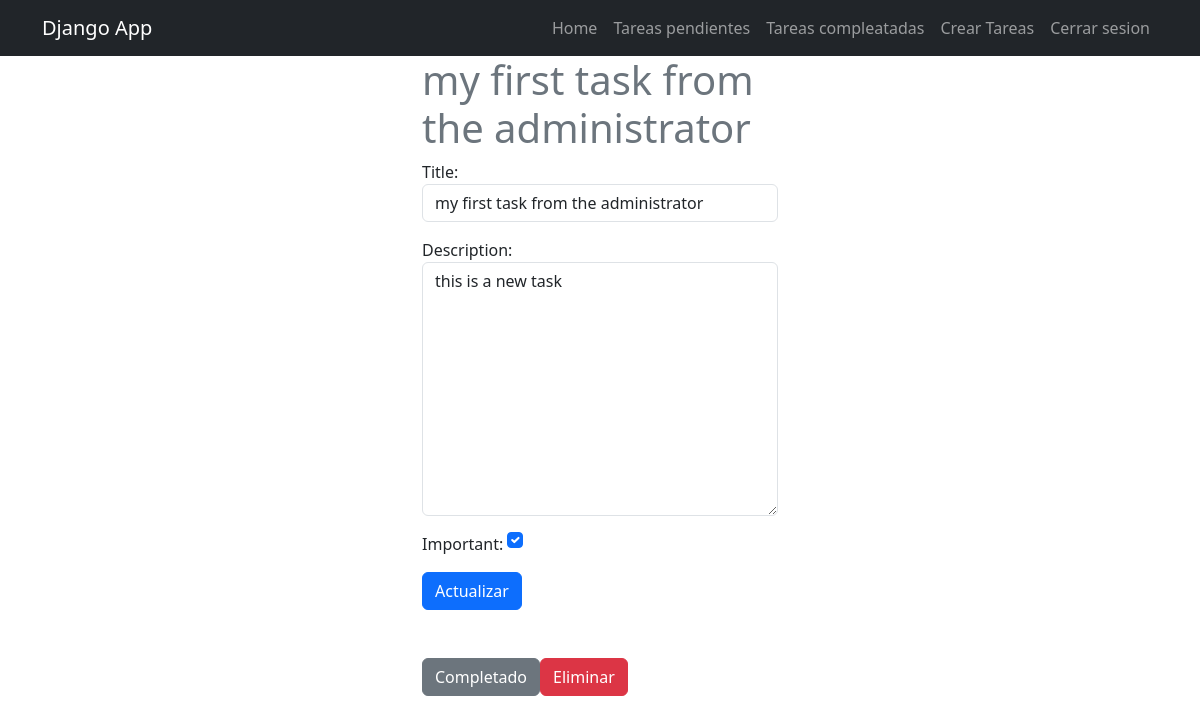
/task/1/ (signed in), run on the app's committed database.
### task/models.py (models this page shows, shortened)
class Task(models.Model):
    title = models.CharField(max_length=200)
    description = models.TextField(max_length=1000)
    created = models.DateTimeField(auto_now_add=True)
    datecompleted = models.DateTimeField(null=True, blank=True)
    important = models.BooleanField(default=False)
    user = models.ForeignKey(User, on_delete=models.CASCADE)

### task/views.py (the view, shortened to what this page needs)
# urls.py: path('task/<int:task_id>/', views.task_detail, name='task_detail'),
@login_required
def task_detail(request, task_id):
    if request.method == 'GET':
        task = get_object_or_404(Task, pk=task_id, user= request.user)
        form = TaskForm(instance=task)
        return render(request, 'task_detail.html', {'task': task, 'form': form})

### task/forms.py
class TaskForm(forms.ModelForm):
    class Meta:
        model = Task
        fields = ['title', 'description', 'important']
        widgets = {
            'title': forms.TextInput(attrs= {'class': 'form-control', 'placeholder': 'Escribe un titulo'}),
            'description': forms.Textarea(attrs= {'class': 'form-control', 'placeholder': 'Escribe una descripcion'}),
            'important': forms.CheckboxInput(attrs= {'class': 'form-check-input m-auto'})
        }

### task/templates/task_detail.html (shortened to what this page needs)
{% extends "base.html" %} {% block content %}
<main class="container">
  <div class="row">
    <div class="col-md-4 offset-md-4">
        <h1 class="text-secondary">{{task.title}}</h1>
        <form method="POST">
          {% csrf_token %} {{form.as_p}}
          <button class="btn btn-primary">Actualizar</button>
        </form>
        <div class="mt-5 d-flex">
          <form action="{% url "complete_task" task.id %}" method="POST">
            <button class="btn btn-secondary">Completado</button>
          </form>
          <form action="{% url "delete_task" task.id %}" method="POST">
            <button class="btn btn-danger">Eliminar</button>
          </form>
        </div>
    </div>
  </div>
</main>
{% endblock %}

### data on the page
Task: title "my first task from the administrator", description "this is a new task", important "☑"
